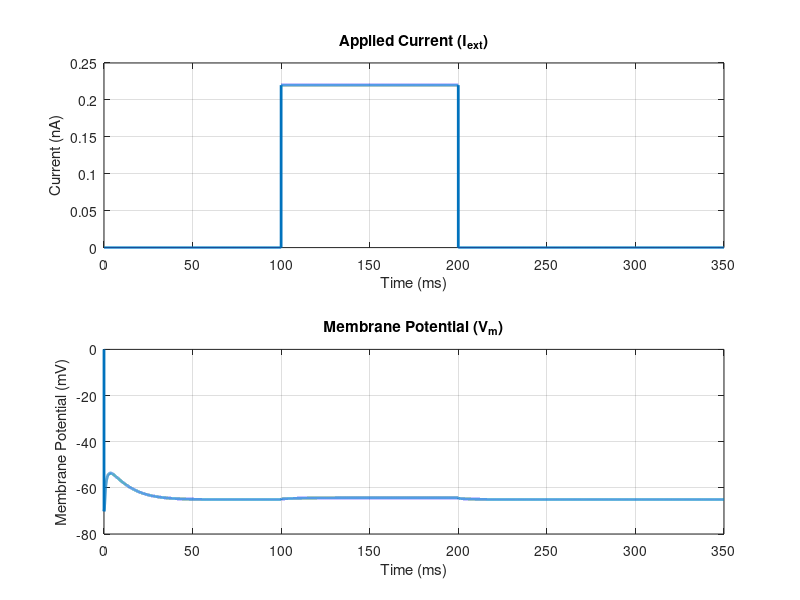

MATLAB code for this plot:
% Hodgkin-Huxley Neuron Model Simulation with Applied Current
clear all;

% Parameters
C_m = 100e-12;    % Membrane capacitance (F/cm^2)
g_Na = 12e-6;     % Maximum sodium conductance (S/cm^2)
g_K = 3.6e-6;     % Maximum potassium conductance (S/cm^2)
g_L = 30e-9;      % Leak conductance (S/cm^2)
E_Na = 45e-3;     % Sodium reversal potential (V)
E_K = -82e-3;     % Potassium reversal potential (V)
E_L = -60e-3;     % Leak reversal potential (V)
V_rest = -70.2e-3;% Resting membrane potential (V)

% Time parameters
dt = 0.01e-3;  % Time step (s)
T = 0.35;      % Total simulation time (s)
time = 0:dt:T; % Time vector

% External current (stimulation)
I_ext = zeros(size(time)); 
start_idx = ceil(0.1 / dt); % Start at 100 ms
end_idx = ceil(0.2 / dt);   % End at 200 ms
I_ext(start_idx:end_idx) = 0.22e-9; % 0.22 nA for 100 ms

% Initialize variables
V = V_rest * ones(size(time));  % Membrane potential (V)
m = 0.0;   % Sodium activation gating variable
h = 0.0;   % Sodium inactivation gating variable
n = 0.0;   % Potassium activation gating variable

% Storage for gating variables over time
m_values = zeros(size(time));
h_values = zeros(size(time));
n_values = zeros(size(time));
V_values = zeros(size(time));

% Define rate functions for gating variables
alpha_m = @(V) (1e5 * (V + 0.045)) ./ (exp(100 * (V + 0.045)) - 1);
beta_m = @(V) 4e3 * exp((V + 0.070) / 0.018);
alpha_h = @(V) 70 * exp(50 * (V + 0.070));
beta_h = @(V) 1e3 ./ (1 + exp(100 * (V + 0.040)));
alpha_n = @(V) (1e4 * (V + 0.060)) ./ (exp(100 * (V + 0.060)) - 1);
beta_n = @(V) 125 * exp((V + 0.070) / 0.08);

% Simulation loop
for t = 2:length(time)
    % Update gating variables using Euler method
    m = m + dt * (alpha_m(V(t-1)) * (1 - m) - beta_m(V(t-1)) * m);
    h = h + dt * (alpha_h(V(t-1)) * (1 - h) - beta_h(V(t-1)) * h);
    n = n + dt * (alpha_n(V(t-1)) * (1 - n) - beta_n(V(t-1)) * n);
    
    % Compute conductances for sodium and potassium
    g_Na_t = g_Na * (m^3) * h;
    g_K_t = g_K * (n^4);
    
    % Compute ionic currents
    I_Na = g_Na_t * (V(t-1) - E_Na);
    I_K = g_K_t * (V(t-1) - E_K);
    I_L = g_L * (V(t-1) - E_L);
    
    % Update membrane potential using Euler's method
    V(t) = V(t-1) + dt * (I_ext(t) - (I_Na + I_K + I_L)) / C_m;
    
    % Store values for plotting
    m_values(t) = m;
    h_values(t) = h;
    n_values(t) = n;
    V_values(t) = V(t);
end

% Plot applied current and membrane potential
figure;

% Plot applied current
subplot(2, 1, 1);
plot(time * 1e3, I_ext * 1e9, 'LineWidth', 2); % Convert to nA for plotting
title('Applied Current (I_{ext})');
xlabel('Time (ms)');
ylabel('Current (nA)');
grid on;

% Plot membrane potential
subplot(2, 1, 2);
plot(time * 1e3, V_values * 1e3, 'LineWidth', 2); % Convert to mV for plotting
title('Membrane Potential (V_m)');
xlabel('Time (ms)');
ylabel('Membrane Potential (mV)');
grid on;
